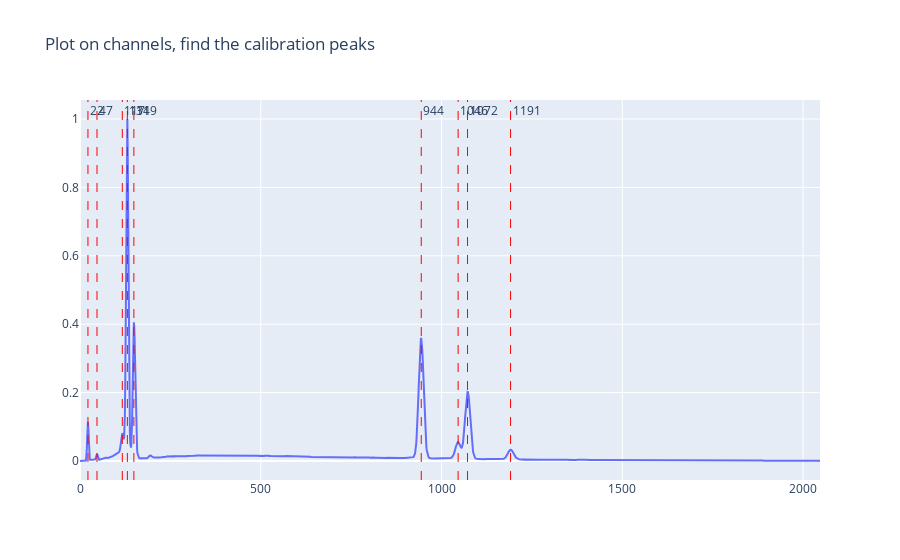

Notebook source saved alongside this figure:
### Code cell
peaks, _ = find_peaks(data, prominence=prominence)
fig = go.Figure()
fig.update_layout(title="Plot on channels, find the calibration peaks")
fig.add_trace(go.Scatter(x=channels, y=data, mode="lines", name=name))
for p in peaks:
    fig.add_vline(x=p, line_width=1, line_dash="dash", line_color="red", annotation_text=f"{p}")
fig

### Figure 1 — Plotly figure (JSON) as saved in the notebook; plotly's stock layout.template omitted (floating-point values rounded to 4 significant figures; data arrays with more than 128 entries replaced by an {"elided": "..."} marker saying what was removed)
{"data": [{"mode": "lines", "name": "GaAs_30kV", "type": "scatter", "x": {"elided": "2048 int values"}, "y": {"elided": "2048 float values"}}], "layout": {"annotations": [{"showarrow": false, "text": "22", "x": 22, "xanchor": "left", "xref": "x", "y": 1, "yanchor": "top", "yref": "y domain"}, {"showarrow": false, "text": "47", "x": 47, "xanchor": "left", "xref": "x", "y": 1, "yanchor": "top", "yref": "y domain"}, {"showarrow": false, "text": "117", "x": 117, "xanchor": "left", "xref": "x", "y": 1, "yanchor": "top", "yref": "y domain"}, {"showarrow": false, "text": "131", "x": 131, "xanchor": "left", "xref": "x", "y": 1, "yanchor": "top", "yref": "y domain"}, {"showarrow": false, "text": "149", "x": 149, "xanchor": "left", "xref": "x", "y": 1, "yanchor": "top", "yref": "y domain"}, {"showarrow": false, "text": "944", "x": 944, "xanchor": "left", "xref": "x", "y": 1, "yanchor": "top", "yref": "y domain"}, {"showarrow": false, "text": "1046", "x": 1046, "xanchor": "left", "xref": "x", "y": 1, "yanchor": "top", "yref": "y domain"}, {"showarrow": false, "text": "1072", "x": 1072, "xanchor": "left", "xref": "x", "y": 1, "yanchor": "top", "yref": "y domain"}, {"showarrow": false, "text": "1191", "x": 1191, "xanchor": "left", "xref": "x", "y": 1, "yanchor": "top", "yref": "y domain"}], "shapes": [{"line": {"color": "red", "dash": "dash", "width": 1}, "type": "line", "x0": 22, "x1": 22, "xref": "x", "y0": 0, "y1": 1, "yref": "y domain"}, {"line": {"color": "red", "dash": "dash", "width": 1}, "type": "line", "x0": 47, "x1": 47, "xref": "x", "y0": 0, "y1": 1, "yref": "y domain"}, {"line": {"color": "red", "dash": "dash", "width": 1}, "type": "line", "x0": 117, "x1": 117, "xref": "x", "y0": 0, "y1": 1, "yref": "y domain"}, {"line": {"color": "red", "dash": "dash", "width": 1}, "type": "line", "x0": 131, "x1": 131, "xref": "x", "y0": 0, "y1": 1, "yref": "y domain"}, {"line": {"color": "red", "dash": "dash", "width": 1}, "type": "line", "x0": 149, "x1": 149, "xref": "x", "y0": 0, "y1": 1, "yref": "y domain"}, {"line": {"color": "red", "dash": "dash", "width": 1}, "type": "line", "x0": 944, "x1": 944, "xref": "x", "y0": 0, "y1": 1, "yref": "y domain"}, {"line": {"color": "red", "dash": "dash", "width": 1}, "type": "line", "x0": 1046, "x1": 1046, "xref": "x", "y0": 0, "y1": 1, "yref": "y domain"}, {"line": {"color": "red", "dash": "dash", "width": 1}, "type": "line", "x0": 1072, "x1": 1072, "xref": "x", "y0": 0, "y1": 1, "yref": "y domain"}, {"line": {"color": "red", "dash": "dash", "width": 1}, "type": "line", "x0": 1191, "x1": 1191, "xref": "x", "y0": 0, "y1": 1, "yref": "y domain"}], "title": {"text": "Plot on channels, find the calibration peaks"}}}
